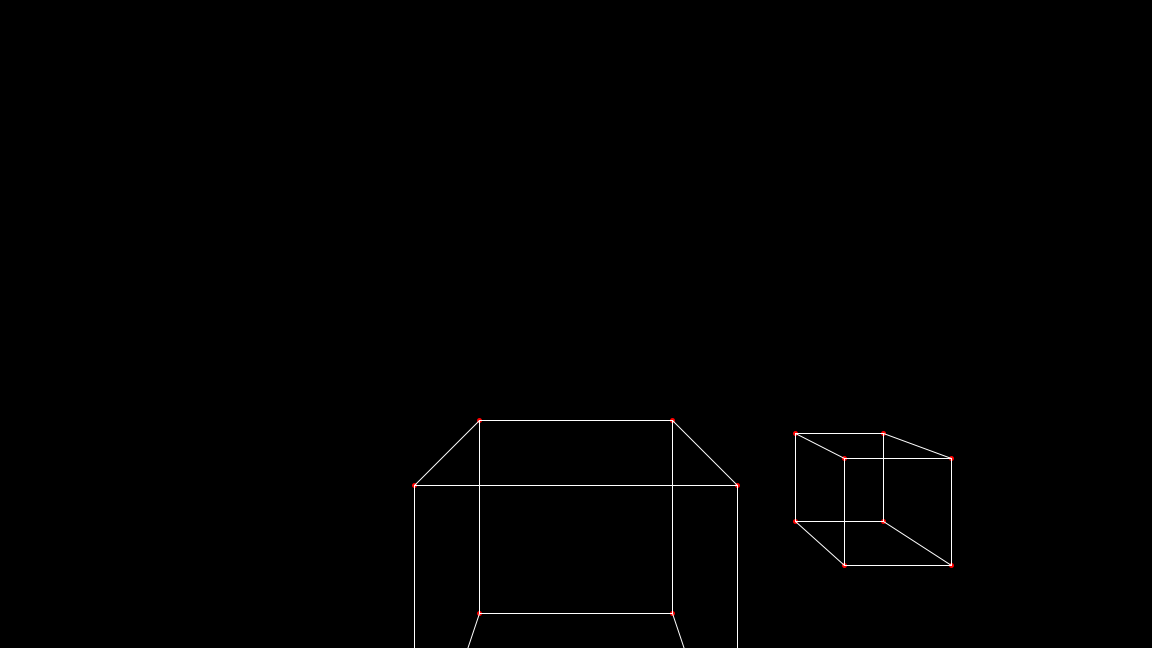
Frame 1 (no input)
Frame 60 (the mouse pressed at the canvas centre just before this capture): identical to frame 1, image omitted
Frame 120 (the mouse held since frame 60 and released just before this capture): identical to frame 1, image omitted

The Processing sketch that drew this single still picture (run headless with seeded random() and noise(); from frame 60 on, the mouse is pressed at the canvas centre):

// Processing sketch: test3D
// ── test3D.pde
//define camera
PVector CamPos = new PVector(0, 10, 0);//
PVector CamX = new PVector(1, 0, 0);
PVector CamY = new PVector(0, 1, 0);
PVector CamZ = new PVector(0, 0, 1);
float nearClip = .839f;
float farClip = 50f;
PVector recordSize = new PVector(2, 1.125);
Camera MainCamera = new Camera(CamPos, CamX, CamY, CamZ, nearClip, recordSize); 
//other variables
float theta = 0.05;
PVector screenSize;
ArrayList<Shape> shapes = new ArrayList<Shape>();
float centerX;
PVector lightSource = new PVector(0, 10, -10);
float[][] screen;
int[][] colors;
PImage img;
ArrayList<Face> floor= new ArrayList<Face>();
boolean[] keys = new boolean[200];
void setup() {
  frameRate(60);
  size(1152, 648);
  shapes.add(new Cube(new PVector(0, 0, 20), 5, new PVector(0, 0, 1), new PVector(0, 1, 0), new PVector(1, 0, 0)));
  shapes.add(new Cube(new PVector(12, 3, 20), 2, new PVector(0, 0, 1), new PVector(0, 1, 0), new PVector(1, 0, 0)));
  screenSize = new PVector(width, height);
  img = createImage((int)screenSize.x, (int)screenSize.y, RGB);
  img.loadPixels();
  for(int i=0; i<img.pixels.length;i++) img.pixels[i] = color(0, 0, 0);
}

void draw() {
  background(0);
  /*screen = new float[(int)screenSize.y][(int)screenSize.x];
  colors = new int[(int)screenSize.y][(int)screenSize.x];
  for(int y = 0; y < screen.length; y++)
  {
    for(int x = 0; x < screen[0].length; x++)
    {
      screen[y][x] = farClip;
      colors[y][x] = color(0, 0, 0);
    }
  }
  img.loadPixels();
  for(int i=0; i<img.pixels.length;i++) img.pixels[i] = color(0, 0, 0);
  drawFaces();//speed up
  for(int y = 0; y < colors.length; y++)
  {
    for(int x = 0; x < colors[0].length; x++)
    {
      img.pixels[y*(int)screenSize.x + x] = colors[y][x];
    }
  }
  img.updatePixels();
  image(img, 0, 0);
  //drawWireFrame();*/
  drawWireFrame();
  if(keys[39])
    MainCamera.rot(getRotateY(theta), CamPos.copy());
  if(keys[37])
    MainCamera.rot(getRotateY(-1f*theta), CamPos.copy());
  if(keys[38])
    MainCamera.rot(getRotateX(-1f*theta), CamPos.copy());//local
  if(keys[40])
    MainCamera.rot(getRotateX(theta), CamPos.copy());//local
}
void keyPressed()
{
  if (key == CODED)
  {
    keys[keyCode] = true;
    println((int)keyCode);
  }else 
  {
    keys[key] = true;
    println((int)key);
  }
}
void keyReleased()
{
  if (key == CODED)
  {
    keys[keyCode] = false;
  }else 
  {
    keys[key] = false;
  }
}
void drawWireFrame()
{
  for (Shape i: shapes)
  {
    i.drawPoints(MainCamera, screenSize);
    i.drawWireFrame(MainCamera, screenSize);
  }
}
void drawFaces()
{
  for(Shape i: shapes)
  {
    i.drawFaces(MainCamera, screenSize, lightSource, screen, colors);
  }
}
public static boolean intersectRayWithSquare(PVector R1, PVector R2, PVector S1, PVector S2, PVector S3) {
        // 1.
        PVector dS21 = PVector.sub(S2.copy(), S1.copy());
        PVector dS31 = PVector.sub(S3.copy(), S1.copy());
        PVector n = new PVector();
        PVector.cross(dS21.copy(), dS31.copy(), n);

        // 2.
        PVector dR = PVector.sub(R1.copy(), R2.copy());

        float ndotdR = PVector.dot(n.copy(), dR.copy());

        if (Math.abs(ndotdR) < 1e-6f) { // Choose your tolerance
            return false;
        }

        float t = - PVector.dot(n.copy(), PVector.sub(R1.copy(), S1.copy())) / ndotdR;
        PVector M = PVector.add(R1.copy(), dR.mult(t));

        // 3.
        PVector dMS1 = M.sub(S1);
        float u = dMS1.dot(dS21);
        float v = dMS1.dot(dS31);

        // 4.
        return (u >= 0.0f && u <= dS21.dot(dS21) && v >= 0.0f && v <= dS31.dot(dS31));
}

// ── Camera.pde
class Camera{
  PVector CamPos;
  PVector CamX;
  PVector CamY;
  PVector CamZ;
  float nearClip;
  PVector recordSize;
  public Camera(PVector position, PVector x, PVector y, PVector z, float near, PVector size)
  {
    CamPos = position.copy();
    CamX = x.copy();
    CamY = y.copy();
    CamZ = z.copy();
    nearClip = near;
    recordSize = size;
  }
  public float[][] getWorldToCamRotation()
  {
    float[][]WorldToCamRot = {{CamX.x, CamX.y, CamX.z, 0}, {CamY.x, CamY.y, CamY.z, 0}, {CamZ.x, CamZ.y, CamZ.z, 0}, {0, 0, 0, 1}};
    return WorldToCamRot;
  }
  public float[][] getWorldToCamTranslation()
  {
    PVector C = CamPos.copy();
    float[][]WorldToCamTra = {{1, 0, 0, -1f*C.x}, {0, 1, 0, -1f*C.y}, {0, 0, 1, -1f*C.z}, {0, 0, 0, 1}};
    return WorldToCamTra;
  }
  public PVector WorldToCam(PVector position)
  {
    float[][]WorldPos = {{position.x}, {position.y}, {position.z}, {1}};
    float[][]WorldToCamRot = getWorldToCamRotation();
    float[][]WorldToCamTra = getWorldToCamTranslation();
    float[][]PointCamPosition = matmul(matmul(WorldToCamRot, WorldToCamTra), WorldPos);
    return new PVector(PointCamPosition[0][0], PointCamPosition[1][0], PointCamPosition[2][0]);
  }
  public PVector CamToFilm(PVector position, PVector screenSize)
  {
    PVector filmPos = null;
    if (position.z > nearClip){
      filmPos = new PVector(nearClip*position.x/position.z, nearClip*position.y/position.z);
      if (filmPos.x > 0-20f*screenSize.x && filmPos.y > 0-20f*screenSize.y && filmPos.x < 20f*screenSize.x && filmPos.y < 20f*screenSize.y)
        return filmPos;
      else
        return null;
    }
    return null;
  }
  public PVector FilmToPixel(PVector filmPos, PVector screenSize)
  {
    try{
    return new PVector(filmPos.x*screenSize.x/recordSize.x, filmPos.y*screenSize.y/recordSize.y);
    }catch(Exception e){
    return null;
    }
  }
  public PVector WorldToPixel(PVector position, PVector screenSize)
  {
    PVector temp = WorldToCam(position.copy());
    float z = temp.z;
    temp = CamToFilm(temp, screenSize.copy());
    temp = FilmToPixel(temp, screenSize.copy());
    try{
    return new PVector(temp.x, temp.y, z);
    }catch (Exception e){return null;}
  }
  public void rot(float[][] matrix, PVector center)
  {
    float[][] campoint = {{CamPos.x-center.x}, {CamPos.y-center.y}, {CamPos.z-center.z}};
    float[][] camXpoint = {{CamX.x}, {CamX.y}, {CamX.z}};
    float[][] camYpoint = {{CamY.x}, {CamY.y}, {CamY.z}};
    float[][] camZpoint = {{CamZ.x}, {CamZ.y}, {CamZ.z}};
    float[][] newCam = matmul(matrix, campoint);
    float[][] newCamX = matmul(matrix, camXpoint);
    float[][] newCamY = matmul(matrix, camYpoint);
    float[][] newCamZ = matmul(matrix, camZpoint);
    CamPos = new PVector(newCam[0][0] + center.x, newCam[1][0] + center.y, newCam[2][0]+center.z);
    CamX = new PVector(newCamX[0][0], newCamX[1][0], newCamX[2][0]);
    CamY = new PVector(newCamY[0][0], newCamY[1][0], newCamY[2][0]);
    CamZ = new PVector(newCamZ[0][0], newCamZ[1][0], newCamZ[2][0]);
  }
  public void rot(float[][] matrix)
  {
    float[][] campoint = {{0}, {0}, {0}};
    float[][] camXpoint = {{CamX.x}, {CamX.y}, {CamX.z}};
    float[][] camYpoint = {{CamY.x}, {CamY.y}, {CamY.z}};
    float[][] camZpoint = {{CamZ.x}, {CamZ.y}, {CamZ.z}};
    float[][] newCam = matmul(matrix, campoint);
    float[][] newCamX = matmul(matrix, camXpoint);
    float[][] newCamY = matmul(matrix, camYpoint);
    float[][] newCamZ = matmul(matrix, camZpoint);
    CamPos = new PVector(newCam[0][0] + CamPos.x, newCam[1][0] + CamPos.y, newCam[2][0]+CamPos.z);
    CamX = new PVector(newCamX[0][0], newCamX[1][0], newCamX[2][0]);
    CamY = new PVector(newCamY[0][0], newCamY[1][0], newCamY[2][0]);
    CamZ = new PVector(newCamZ[0][0], newCamZ[1][0], newCamZ[2][0]);
  }
}

// ── Color.pde
class Color
{
  float r, g, b;
  float a;
  float z;
  int x, y;
  public Color(int red, int green, int blue, float brightness, float dist, int x1, int y1)
  {
    r = red;
    g = green;
    b =blue;
    a = brightness;
    z = dist;
    x = x1;
    y = y1;
  }
}

// ── Cube.pde
class Cube extends Shape
{
  PVector[] points = new PVector[8];
  PVector center;
  Face[] faces;
  public Cube(PVector center1, float radius, PVector forward, PVector up, PVector right)
  {
    /*
        p8---------------p7
       /|               /|
    p4----------------p3 |
     |  |             |  |
     |  |             |  |
     |  p5------------|--p6   forward points out perpendicular from face P1234
     | /              | /     right points out perpendicular to face P1458
    p1----------------p2      up points out perpendicular to face P3478
    */
    forward.mult(radius);
    up.mult(radius);
    right.mult(radius);
    PVector down = PVector.mult(up.copy(), -1f);
    PVector left = PVector.mult(right.copy(), -1f);
    PVector back = PVector.mult(forward.copy(), -1f);
    center = center1.copy();
    PVector P1 = PVector.add(PVector.add(PVector.add(center1.copy(), forward), right), down);
    PVector P2 = PVector.add(PVector.add(PVector.add(center1.copy(), forward), left), down);
    PVector P3 = PVector.add(PVector.add(PVector.add(center1.copy(), forward), left), up);
    PVector P4 = PVector.add(PVector.add(PVector.add(center1.copy(), forward), right), up);
    PVector P5 = PVector.add(PVector.add(PVector.add(center1.copy(), back), right), down);
    PVector P6 = PVector.add(PVector.add(PVector.add(center1.copy(), back), left), down);
    PVector P7 = PVector.add(PVector.add(PVector.add(center1.copy(), back), left), up);
    PVector P8 = PVector.add(PVector.add(PVector.add(center1.copy(), back), right), up);
    PVector[]pointsTemp = {P1, P2, P3, P4, P5, P6, P7, P8};
    points = pointsTemp;
    faces = new Face[12];
    faces[0] = new Face(points[0], points[1], points[2], forward.copy());//front
    faces[1] = new Face(points[0], points[2], points[3], forward.copy());//front
    faces[2] = new Face(points[3], points[2], points[6], up.copy());//up
    faces[3] = new Face(points[3], points[7], points[6], up.copy());//up
    faces[4] = new Face(points[4], points[5], points[6], back.copy());//back
    faces[5] = new Face(points[4], points[6], points[7], back.copy());//back
    faces[6] = new Face(points[0], points[1], points[5], down.copy());//down
    faces[7] = new Face(points[0], points[4], points[5], down.copy());//down
    faces[8] = new Face(points[3], points[4], points[7], right.copy());//right
    faces[9] = new Face(points[0], points[3], points[4], right.copy());//right
    faces[10] = new Face(points[1], points[2], points[5], left.copy());//left
    faces[11] = new Face(points[2], points[5], points[6], left.copy());//left
  }
  public PVector[] getPixelPoints(Camera cam, PVector screenSize)
  {
    PVector[] returning = new PVector[points.length];
    int index = 0;
    for (PVector i : points)
    {
      returning[index] = cam.WorldToPixel(i, screenSize);
      index++;
    }
    return returning;
  }
  public void drawPoints(Camera cam, PVector screenSize)
  {
    stroke(255, 0, 0);
    strokeWeight(5);
    pushMatrix();
    translate(width/2, height/2);
    PVector[]pixelPoints = getPixelPoints(cam, screenSize);
    for (PVector i : pixelPoints)
    {
      try{
      point(i.x, -1f*i.y);// we do -1f*i.y because the canvas has the y value increase as it goes down, and we want the y to increase as it goes up
      }catch(Exception e){}
    }
    popMatrix();
  }
  public void rot(float[][] matrix)
  {
    for (int i = 0; i < points.length; i++)
    {
      float[][] point = {{points[i].x-center.x}, {points[i].y-center.y}, {points[i].z-center.z}}; //<>//
      float[][] newPoint = matmul(matrix, point);
      points[i] = new PVector(newPoint[0][0] + center.x, newPoint[1][0] + center.y, newPoint[2][0] + center.z);
    }
  }
  public void drawWireFrame(Camera cam, PVector screenSize)
  {
    stroke(255);
    strokeWeight(1);
    pushMatrix();
    translate(width/2, height/2);
    PVector[]pixelPoints = getPixelPoints(cam, screenSize);
    for(int i = 0; i < pixelPoints.length; i++) try{pixelPoints[i] = new PVector(pixelPoints[i].x, -1f*pixelPoints[i].y);}catch(Exception e){}
    try{line(pixelPoints[0].x, pixelPoints[0].y, pixelPoints[1].x, pixelPoints[1].y);}catch(Exception e){}
    try{line(pixelPoints[1].x, pixelPoints[1].y, pixelPoints[2].x, pixelPoints[2].y);}catch(Exception e){}
    try{line(pixelPoints[2].x, pixelPoints[2].y, pixelPoints[3].x, pixelPoints[3].y);}catch(Exception e){}
    try{line(pixelPoints[0].x, pixelPoints[0].y, pixelPoints[3].x, pixelPoints[3].y);}catch(Exception e){}
    try{line(pixelPoints[4].x, pixelPoints[4].y, pixelPoints[5].x, pixelPoints[5].y);}catch(Exception e){}
    try{line(pixelPoints[5].x, pixelPoints[5].y, pixelPoints[6].x, pixelPoints[6].y);}catch(Exception e){}
    try{line(pixelPoints[6].x, pixelPoints[6].y, pixelPoints[7].x, pixelPoints[7].y);}catch(Exception e){}
    try{line(pixelPoints[4].x, pixelPoints[4].y, pixelPoints[7].x, pixelPoints[7].y);}catch(Exception e){}
    try{line(pixelPoints[1].x, pixelPoints[1].y, pixelPoints[5].x, pixelPoints[5].y);}catch(Exception e){}
    try{line(pixelPoints[2].x, pixelPoints[2].y, pixelPoints[6].x, pixelPoints[6].y);}catch(Exception e){}
    try{line(pixelPoints[3].x, pixelPoints[3].y, pixelPoints[7].x, pixelPoints[7].y);}catch(Exception e){}
    try{line(pixelPoints[0].x, pixelPoints[0].y, pixelPoints[4].x, pixelPoints[4].y);}catch(Exception e){}
    popMatrix();
  }
  public Face[] getFaces()
  {
    return faces;
  }
  public void drawFaces(Camera cam, PVector screenSize, PVector lightSource, float[][] screenZ, int[][] colors)
  {
    for(Face i: faces) i.drawFace(cam, screenSize, lightSource, screenZ, colors);
  }
}

// ── Face.pde
class Face
{
  PVector[] points = new PVector[3];
  PVector[] pixelPoints = new PVector[3];
  PVector normal;
  PVector center;
  int r = 255;
  int g = 255;
  int b = 255;
  public Face(PVector a, PVector b, PVector c, PVector normalAngle)
  {
    points[0] = a.copy();
    points[1] = b.copy();
    points[2] = c.copy();
    normal = normalAngle.copy().normalize();
    center = PVector.div(PVector.add(PVector.add(points[0].copy(), points[1].copy()), points[2].copy()), 3);
  }
  public void calculatePixel(Camera cam, PVector screenSize)
  {
    pixelPoints[0] = cam.WorldToPixel(points[0], screenSize);
    pixelPoints[1] = cam.WorldToPixel(points[1], screenSize);
    pixelPoints[2] = cam.WorldToPixel(points[2], screenSize);
    for(int i = 0; i < pixelPoints.length; i++) try{pixelPoints[i] = new PVector(pixelPoints[i].x+(int)(screenSize.x/2), -1f*pixelPoints[i].y+(int)(screenSize.y/2), pixelPoints[i].z);}catch(Exception e){}
  }
  public float getlightPercent(PVector lightSource)
  {
    float a = PVector.angleBetween(normal, lightSource);
    return (1 - a/((float)Math.PI));
  }
  public void rasterize(PVector lightSource, float[][] screenZ, int[][] colors)
  {
    //get the face bounding box
    float bottom = Math.max(Math.min(Math.min(pixelPoints[0].y, pixelPoints[2].y), pixelPoints[1].y), 0);
    float left = Math.max(Math.min(Math.min(pixelPoints[0].x, pixelPoints[2].x), pixelPoints[1].x), 0);
    float top = Math.min(Math.max(Math.max(pixelPoints[0].y, pixelPoints[2].y), pixelPoints[1].y), screenSize.y);
    float right = Math.min(Math.max(Math.max(pixelPoints[0].x, pixelPoints[2].x), pixelPoints[1].x), screenSize.x);
    for (int y = (int)bottom; y <= top; y++)
    {
      for (int x = (int)left; x <= right; x++)
      {
        
        PVector tempPoint = new PVector(x+0.5f, y+0.5f);
        if (PointInTriangle(tempPoint, pixelPoints[0], pixelPoints[1], pixelPoints[2])){ 
          //float startTime = millis();
          float weight1 = ((pixelPoints[1].y - pixelPoints[2].y)*(tempPoint.x - pixelPoints[2].x) + (pixelPoints[2].x - pixelPoints[1].x)*(tempPoint.y - pixelPoints[2].y)) / ((pixelPoints[1].y - pixelPoints[2].y)*(pixelPoints[0].x - pixelPoints[2].x) + (pixelPoints[2].x - pixelPoints[1].x)*(pixelPoints[0].y- pixelPoints[2].y));
          float weight2 = ((pixelPoints[2].y - pixelPoints[0].y)*(tempPoint.x - pixelPoints[2].x) + (pixelPoints[0].x - pixelPoints[2].x)*(tempPoint.y - pixelPoints[2].y)) / ((pixelPoints[1].y - pixelPoints[2].y)*(pixelPoints[0].x - pixelPoints[2].x) + (pixelPoints[2].x - pixelPoints[1].x)*(pixelPoints[0].y- pixelPoints[2].y));
          float weight3 = 1-weight1-weight2;
          weight1*=pixelPoints[0].z;
          weight2*=pixelPoints[1].z;
          weight3*=pixelPoints[2].z;
          float z = weight1+weight2+weight3;
          //println("1:      " + (millis() - startTime));
          //startTime = millis();
          if (z < screenZ[y][x] && z > 0)
          {
            screen[y][x] = z;
            colors[y][x] = color(r*getlightPercent(lightSource), g*getlightPercent(lightSource), b*getlightPercent(lightSource));
            //println("2:      " + (millis() - startTime));
          }
        }
      }
    }
  }
  public void drawFace(Camera cam, PVector screenSize, PVector lightSource, float[][] screenZ, int[][] colors)
  {
    calculatePixel(cam, screenSize);
    rasterize(lightSource, screen, colors);
  }
  public float sign(PVector a, PVector b, PVector c)
  {
    return (a.x-c.x)*(b.y-c.y) - (b.x-c.x)*(a.y-c.y);
  }
  public boolean PointInTriangle(PVector p, PVector v1, PVector v2, PVector v3)
  {
    float d1, d2, d3;
    boolean has_neg, has_pos;

    d1 = sign(p, v1, v2);
    d2 = sign(p, v2, v3);
    d3 = sign(p, v3, v1);

    has_neg = (d1 < 0) || (d2 < 0) || (d3 < 0);
    has_pos = (d1 > 0) || (d2 > 0) || (d3 > 0);

    return !(has_neg && has_pos);
  }
}

// ── Matrix.pde
// Daniel Shiffman
// http://youtube.com/thecodingtrain
// http://codingtra.in

// Coding Challenge #112: 3D Rendering with Rotation and Projection
// https://youtu.be/p4Iz0XJY-Qk

// Matrix Multiplication
// https://youtu.be/tzsgS19RRc8
float[][] getRotateY(float theta)
{
  float[][] matrix = {{(float)Math.cos(theta), 0, (float)Math.sin(theta)}, {0, 1, 0}, {-1f*(float)Math.sin(theta), 0, (float)Math.cos(theta)}};
  return matrix;
}
float[][] getRotateZ(float theta)
{
  float[][] matrix = {{(float)Math.cos(theta), -1f*(float)Math.sin(theta), 0}, {(float)Math.sin(theta), (float)Math.cos(theta), 0}, {0, 0, 1}};
  return matrix;
}
float[][] getRotateX(float theta)
{
  float[][] matrix = {{1, 0, 0}, {0, (float)Math.cos(theta), -1f*(float)Math.sin(theta)}, {0, (float)Math.sin(theta), (float)Math.cos(theta)}};
  return matrix;
}
float[][] vecToMatrix(PVector v) {
  float[][] m = new float[3][1];
  m[0][0] = v.x;
  m[1][0] = v.y;
  m[2][0] = v.z;
  return m;
}

PVector matrixToVec(float[][] m) {
  PVector v = new PVector();
  v.x = m[0][0];
  v.y = m[1][0];
  if (m.length > 2) {
    v.z = m[2][0];
  }
  return v;
}

void logMatrix(float[][] m) {
  int cols = m[0].length;
  int rows = m.length;
  println(rows + "x" + cols);
  println("----------------");
  for (int i = 0; i < rows; i++) {
    for (int j = 0; j < cols; j++) {
      print(m[i][j] + " ");
    }
    println();
  }
  println();
}


PVector matmul(float[][] a, PVector b) {
  float[][] m = vecToMatrix(b);
  return matrixToVec(matmul(a,m));
}

float[][] matmul(float[][] a, float[][] b) {
  int colsA = a[0].length;
  int rowsA = a.length;
  int colsB = b[0].length;
  int rowsB = b.length;

  if (colsA != rowsB) {
    println("Columns of A must match rows of B");
    return null;
  }

  float result[][] = new float[rowsA][colsB];

  for (int i = 0; i < rowsA; i++) {
    for (int j = 0; j < colsB; j++) {
      float sum = 0;
      for (int k = 0; k < colsA; k++) {
        sum += a[i][k] * b[k][j];
      }
      result[i][j] = sum;
    }
  }
  return result;
}

// ── Shape.pde
class Shape{
  public Shape()
  {}
  public void drawPoints(Camera C, PVector d){}
  public void drawWireFrame(Camera C, PVector d){}
  public void drawFaces(Camera C, PVector screenSize, PVector lightSource, float[][] screenZ, int[][] colors){}
  public Face[] getFaces(){return null;}
}
